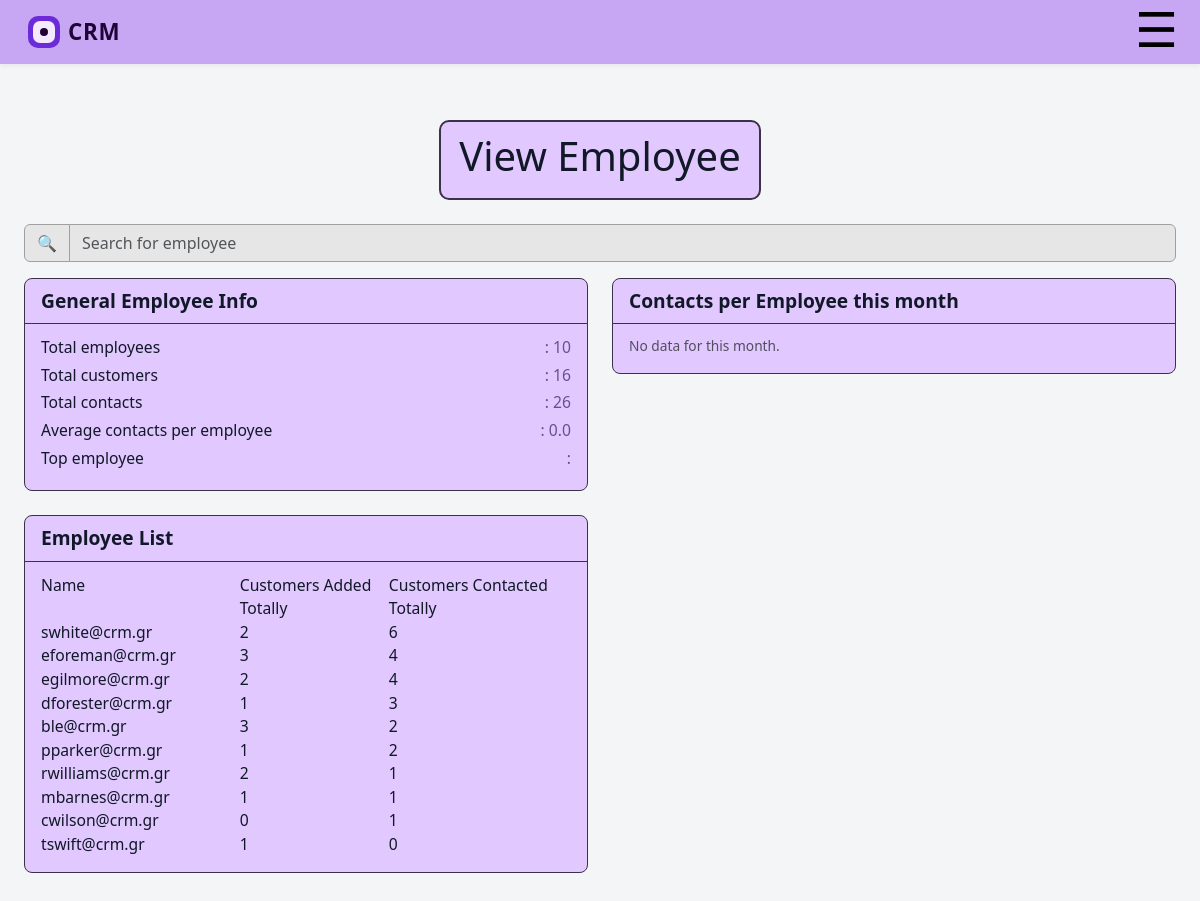
The page /manager/viewemployee on the database as committed earlier.
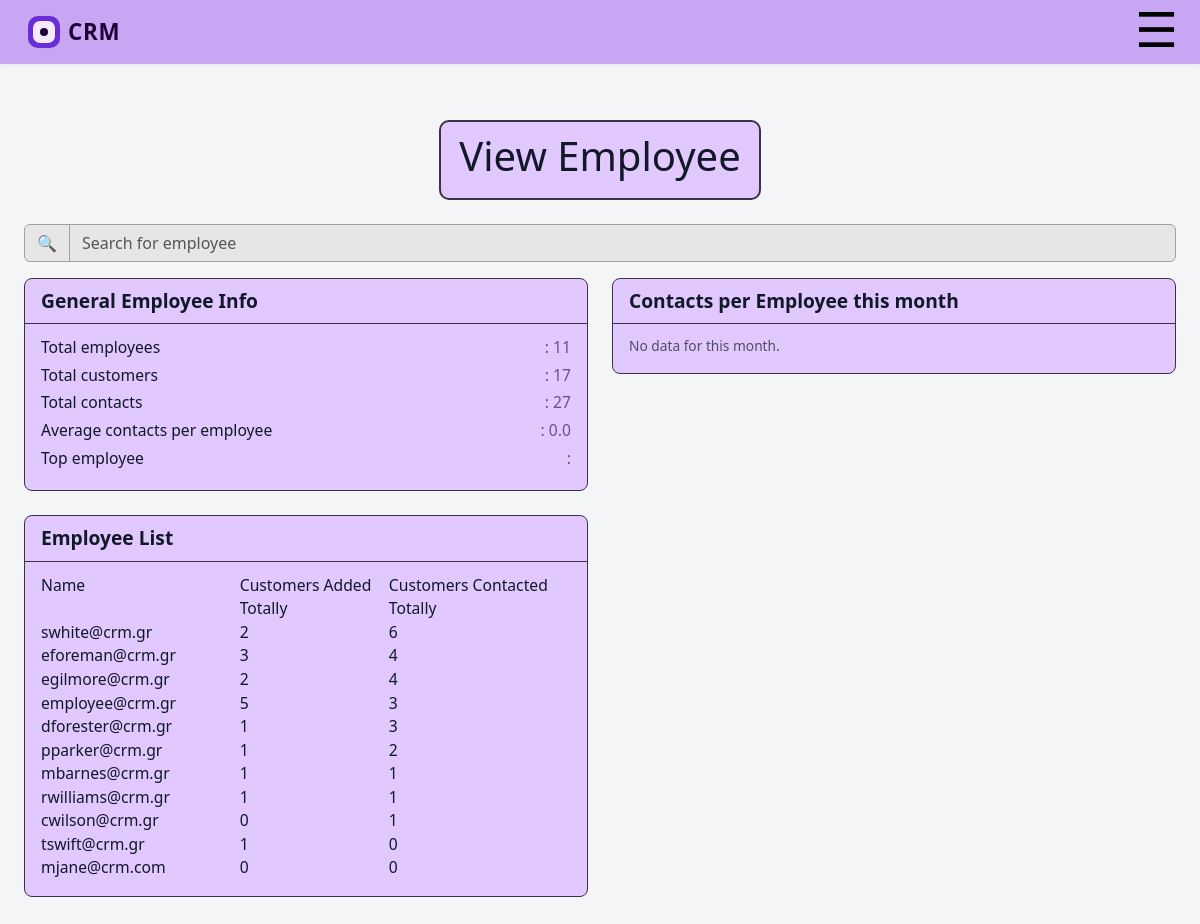
The same page on the database as committed later.
### tables this page shows
CREATE TABLE users (
                        id INTEGER PRIMARY KEY AUTOINCREMENT,
                        "username" TEXT NOT NULL, 
                        password TEXT NOT NULL,
                        role TEXT DEFAULT 'member',
                        created_at TIMESTAMP DEFAULT CURRENT_TIMESTAMP
                    , name TEXT, status TEXT);

### app.py (the view)
@app.route("/manager/viewemployee")
def manager_view_emplo():
    conn = get_db_connection()
    cur = conn.cursor()
    cur.execute("SELECT COUNT(*) FROM employees;")
    total_empl = cur.fetchone()[0]
    cur.execute("SELECT COUNT(*) FROM customers;")
    total_cus = cur.fetchone()[0]
    cur.execute("SELECT COUNT(*) FROM customer_contact;")
    total_cont = cur.fetchone()[0]
    cur.execute("""
        SELECT COUNT(*)
        FROM customer_contact
        WHERE last_contact >= date('now','start of month')
          AND last_contact <  date('now','start of month','+1 month');
    """)
    contacts_this_month = cur.fetchone()[0]
    average_cont = round(contacts_this_month / total_empl, 2)
    cur.execute("""
        SELECT e.username, COUNT(*) AS activity_count
        FROM customer_contact cc
        JOIN employees e ON e.id = cc.created_by_user_id
        WHERE cc.last_contact >= date('now','start of month')
          AND cc.last_contact <  date('now','start of month','+1 month')
        GROUP BY e.id
        ORDER BY activity_count DESC
        LIMIT 1;
    """)
    row = cur.fetchone()
    top_employee = row[0] if row else None
    cur.execute("""
        SELECT e.username AS name, COUNT(*) AS count
        FROM customer_contact cc
        JOIN employees e ON e.id = cc.created_by_user_id
        WHERE cc.last_contact >= date('now','start of month')
          AND cc.last_contact <  date('now','start of month','+1 month')
        GROUP BY e.id
        ORDER BY count DESC;
    """)
    month_contacts = [{"name": r[0], "count": r[1]} for r in cur.fetchall()]
    cur.execute("""
        SELECT
          e.username AS name,

          (SELECT COUNT(*)
           FROM customers c
           WHERE c.created_by_user_id = e.id
          ) AS customers_added_total,

          (SELECT COUNT(DISTINCT cc.customer_id)
           FROM customer_contact cc
           WHERE cc.created_by_user_id = e.id
          ) AS customers_contacted_total

        FROM employees e
        ORDER BY customers_contacted_total DESC, customers_added_total DESC, e.username;
    """)
    employee_list = [
        {
            "name": r[0],
            "customers_added_total": r[1],
            "customers_contacted_total": r[2],
        }
        for r in cur.fetchall()
    ]
    conn.close()
    stats = {
        "total_empl": total_empl,
        "total_cus": total_cus,
        "total_cont": total_cont,
        "average_cont": average_cont,
        "top_employee": top_employee,
        "month_contacts": month_contacts,
        "employee_list": employee_list,
        }
    return render_template("manager_view_emplo.html", stats=stats)

### app.py (called while the page is built)
def get_db_connection():
    conn = sqlite3.connect("task_manager.db")
    conn.row_factory = sqlite3.Row
    conn.execute("PRAGMA foreign_keys = ON;")
    return conn

### templates/manager_view_emplo.html (shortened to what this page needs)
{% extends "base_manager.html" %}
{% block content %}
<div class="container-xl mt-4">
<div class="d-flex justify-content-center mb-4">
    <div class="activity-header-box">
        <h1 class="admin-dashboard-title">View Employee</h1>
    </div>
</div>
    </div>
        <form method="get" class="admin-search mb-3">
            <div class="input-group">
                <span class="input-group-text admin-search-icon">🔍</span>
                <input
                    type="text"
                    class="form-control admin-search-input"
                    name="q"
                    placeholder="Search for employee"
                    value="{{ q or '' }}"
                >
            </div>
        </form>
<div class="d-flex flex-column gap-4">
  <div class="row g-4">
    <div class="col-md-6">
      <div class="activity-card">
        <div class="activity-card-header">General Employee Info</div>
        <div class="activity-card-body">
          <div class="activity-row">
            <span>Total employees</span><span>: {{ stats.total_empl }}</span>
          </div>
          <div class="activity-row">
            <span>Total customers</span><span>: {{ stats.total_cus }}</span>
          </div>
          <div class="activity-row">
            <span>Total contacts</span><span>: {{ stats.total_cont }}</span>
          </div>
          <div class="activity-row">
            <span>Average contacts per employee</span><span>: {{ stats.average_cont }}</span>
          </div>
          <div class="activity-row">
            <span>Top employee</span><span>: {{ stats.top_employee_name }}</span>
          </div>
        </div>
      </div>
    </div>
    <div class="col-md-6">
      <div class="activity-card">
        <div class="activity-card-header">Contacts per Employee this month</div>
        <div class="activity-card-body">
          {% set max_val = (stats.month_contacts | map(attribute='count') | max) if stats.month_contacts else 1 %}
          {% if not stats.month_contacts %}
            <div class="text-muted small">No data for this month.</div>
          {% endif %}
        </div>
      </div>
    </div>
  </div>
  <div class="row g-4">
    <div class="col-md-6">
      <div class="activity-card">
        <div class="activity-card-header">Employee List</div>
        <div class="activity-card-body">
          <div class="emp-table">
            <div class="emp-head">
              <div class="emp-col name">Name</div>
              <div class="emp-col num">Customers Added Totally</div>
              <div class="emp-col num">Customers Contacted Totally</div>
            </div>
            {% for e in stats.employee_list %}
              <div class="emp-row">
                <div class="emp-col name">{{ e.name }}</div>
                <div class="emp-col num">{{ e.customers_added_total }}</div>
                <div class="emp-col num">{{ e.customers_contacted_total }}</div>
              </div>
            {% endfor %}
          </div>
        </div>
      </div>
    </div>
  </div>
</div>
{% endblock %}

### templates/base_manager.html (shortened to what this page needs)
<!doctype html>
<html lang="en">
<head>
    <link
      href="https://cdn.jsdelivr.net/npm/bootstrap@5.3.3/dist/css/bootstrap.min.css"
      rel="stylesheet"
    >
    <link rel="stylesheet" href="{{ url_for('static', filename='css/app.css') }}">
</head>
<body class="bg-app">
<header class="crm-topbar">
  <div class="container-fluid d-flex align-items-center justify-content-between">
    <div class="d-flex align-items-center">
      <div class="crm-logo-icon">
        <div class="crm-logo-inner">
          <div class="crm-logo-dot"></div>
        </div>
      </div>
      <span class="crm-logo-text ms-2">CRM</span>
    </div>
    <button id="hamburgerBtn" class="hamburger-btn" aria-label="Open menu">☰</button>
  </div>
</header>
<main class="crm-page">
  <div class="crm-content">
    {% block content %}{% endblock %}
  </div>
</main>
</body>
</html>

### static/css/app.css (style rules this page uses)
:root { --app-bg: #f4f5f7; --app-primary: #6c2bd9; --app-primary-dark: #4c1ca3; --app-button-bg: #7a869a; --app-text-main: #111827; }
body.bg-app { background-color: var(--app-bg); font-family: system-ui, -apple-system, BlinkMacSystemFont, "Segoe UI", sans-serif; color: var(--app-text-main); }
.crm-topbar { background: #c7a6f3; padding: 15px 16px; box-shadow: 0 2px 4px rgba(0, 0, 0, 0.05); }
.crm-logo-icon { width: 32px; height: 32px; border-radius: 10px; background: var(--app-primary, #6c2bd9); display: flex; align-items: center; justify-content: center; }
.crm-logo-inner { width: 22px; height: 22px; border-radius: 7px; background: #f4e9ff; display: flex; align-items: center; justify-content: center; }
.crm-logo-dot { width: 8px; height: 8px; border-radius: 999px; background: #1f0435; }
.crm-logo-text { font-size: 1.4rem; font-weight: 700; letter-spacing: 0.03em; color: #1f0435; }
.activity-header-box { display: inline-block; padding: 10px 18px; background: #e1c8ff; border: 2px solid #3b3148; border-radius: 10px; }
.activity-card { background: #e1c8ff; border-radius: 8px; border: 1.5px solid #3b3148; overflow: hidden; }
.activity-card-header { font-weight: 700; font-size: 1.2rem; padding: 8px 16px; border-bottom: 1px solid #3b3148; }
.activity-card-body { padding: 12px 16px 16px; font-size: 0.98rem; }
.activity-row { display: flex; justify-content: space-between; margin-bottom: 4px; }
.activity-row span:last-child { color: #6b4e92; }
.crm-page { padding: 32px 24px; }
.crm-content { max-width: 1200px; margin: 0 auto; }
.admin-search .input-group-text.admin-search-icon { background: #e6e6e6; border: 1px solid #a0a0a0; }
.admin-search-input { background: #e6e6e6; border: 1px solid #a0a0a0; }
.hamburger-btn { font-size: 1.8rem; background: none; border: none; cursor: pointer; }
.crm-topbar { position: relative; padding-right: 60px; }
.hamburger-btn { position: absolute; top: -8px; right: 16px; font-size: 3rem; background: none; border: none; cursor: pointer; z-index: 2; }
.emp-head, .emp-row { display: grid; grid-template-columns: 1.2fr 0.9fr 1.1fr; }

Rows that differ between the two databases and show on the page:
changed users: name "ble@crm.gr" → "employee@crm.gr"; customers_added_total "3" → "5"; customers_contacted_total "2" → "3"; moves up the list
shown differently, row unchanged: users "mbarnes@crm.gr": moves up the list
computed for users "rwilliams@crm.gr": customers_added_total "2" → "1"
added users: name "mjane@crm.com", customers_added_total "0", customers_contacted_total "0"
Other text that changed with them:
{{ stats.total_empl }}: "10" → "11"
{{ stats.total_cus }}: "16" → "17"
{{ stats.total_cont }}: "26" → "27"
